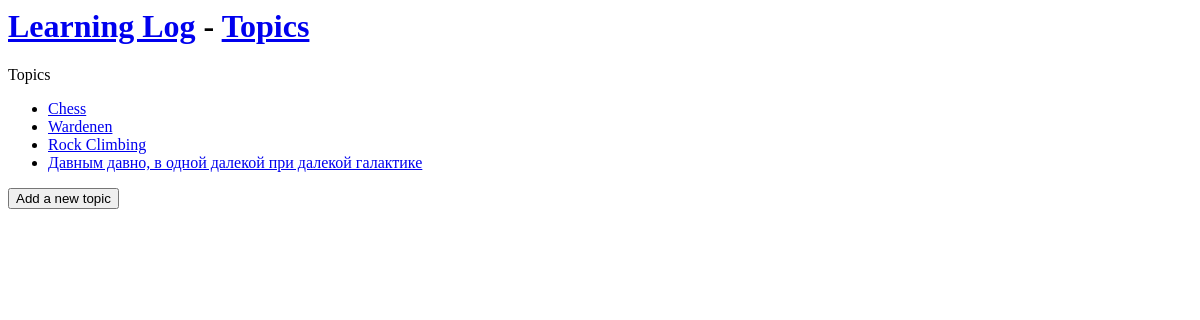
Before: /topics/ with the older database file.
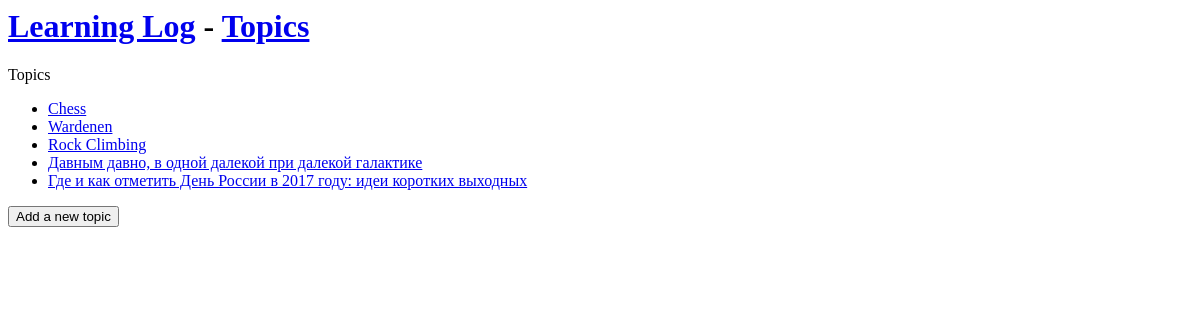
After: the same page with the newer database file.
### learning_logs/models.py (models this page shows)
class Topic(models.Model):
    text = models.CharField(max_length=200)
    date_added = models.DateTimeField(auto_now_add=True)
    def __str__(self):
        return self.text

### learning_logs/views.py (the view)
# urls.py: url(r'^topics/$', views.topics, name='topics'),
def topics(request):
    topics = Topic.objects.order_by('date_added')
    context = {'topics': topics}
    return render(request, 'learning_logs/topics.html', context)

### learning_logs/templates/learning_logs/topics.html
{% extends 'learning_logs/base.html' %}
{% block content %}
<p>Topics</p>
    <ul>
        {% for topic in topics %}
            <li>
                <a href="{% url 'learning_logs:topic' topic.id %}">{{ topic }}</a>
            </li>
        {% empty %}
            <li>No topics have been added yet.</li>
        {% endfor %}
    </ul>
    <form action="{% url 'learning_logs:new_topic' %}" method="get">
        <button name="submit">Add a new topic</button>
    </form>
{% endblock content %}

Changed rows visible on the page:
added Topic: text "Где и как отметить День России в 2017 году: идеи коротких выходных"
